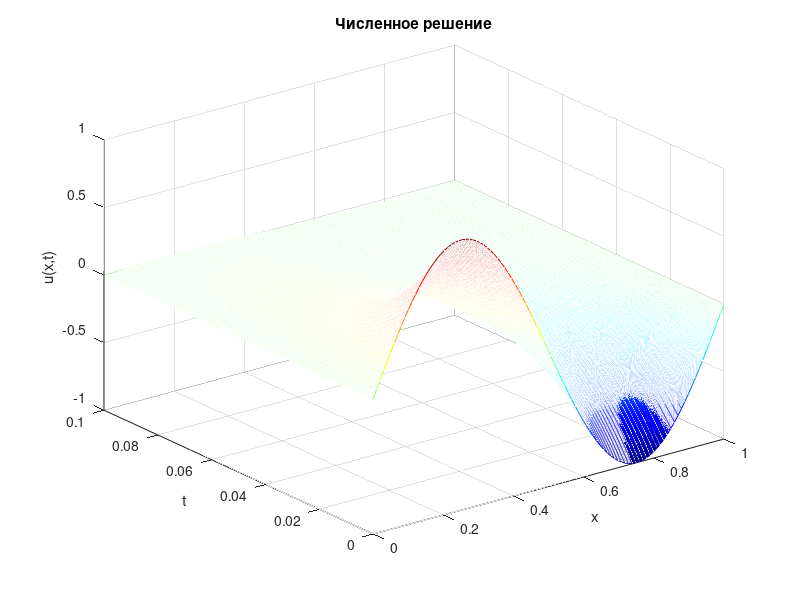
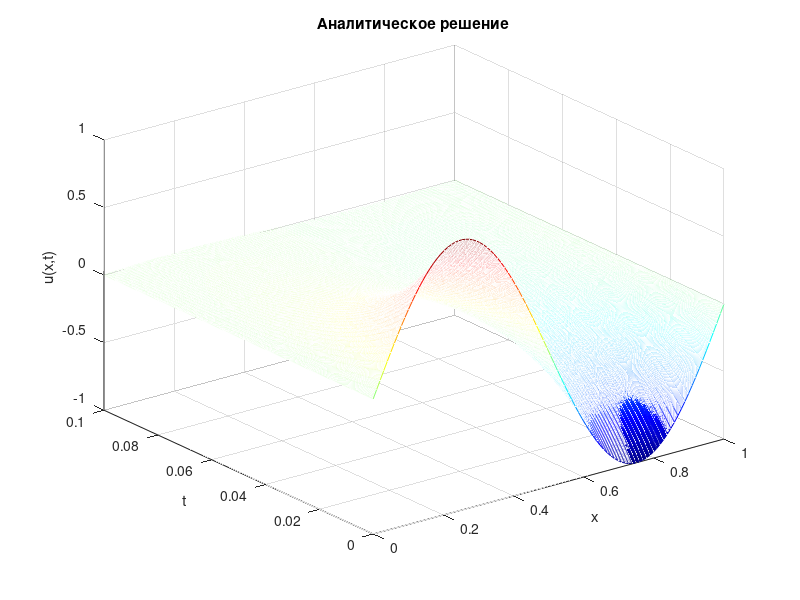

The MATLAB script that drew these images, in order:
%Numerical method for solving the thermal conductivity problem.
%Differential equation: u_t = u_xx
%Boundary conditions: u(0,t) = u(1,t) = 0
%Initial condition: u(x,0) = sin(2*pi*x)
%Solution: u(x,t) = sin(2*pi*x)*exp(-4*pi^2*t)

a = 0; b = 1;
N = 100;
h = (b-a)/N;

lambda = 0.5;

T = 0.1;
tau = lambda*h^2;
M = round(T/tau);

u = zeros(N,M);
x = linspace(a,b,N);
t = linspace(0,T,M);

% initial condition
u(:,1) = sin(2*pi*x);

% boundary conditions
u(1,:) = 0;
u(N,:) = 0;

% numerical solution
for n = 1:M-1
    u(2:N-1,n+1) = u(2:N-1,n) + tau/h^2*(u(3:N,n)-2*u(2:N-1,n)+u(1:N-2,n));
end

% numerical solution graph
% change color map
colormap(jet);
mesh(x,t,u');
xlabel('x');
ylabel('t');
zlabel('u(x,t)');
title('Численное решение');

% analytical solution
u_an = sin(2*pi*x)'*exp(-4*pi^2*t);

% analytical solution graph
figure;
% change color map
colormap(jet);
mesh(x,t,u_an');
xlabel('x');
ylabel('t');
zlabel('u(x,t)');
title('Аналитическое решение');

% error output
disp('Error:');
disp(max(max(abs(u_an-u))));

% % 60 fps gif animation
% figure;
% for n = 1:M
%     plot(x,u(:,n));
%     axis([a b -1 1]);
%     xlabel('x');
%     ylabel('u(x,t)');
%     title(['Numerical solution, t = ',num2str(t(n))]);
%     drawnow;
%     frame = getframe(1);
%     im = frame2im(frame);
%     [imind,cm] = rgb2ind(im,256);
%     if n == 1
%         imwrite(imind,cm,'animation.gif','gif','Loopcount',inf, 'DelayTime',1/60);
%     else
%         imwrite(imind,cm,'animation.gif','gif','WriteMode','append', 'DelayTime',1/60);
%     end
% end
